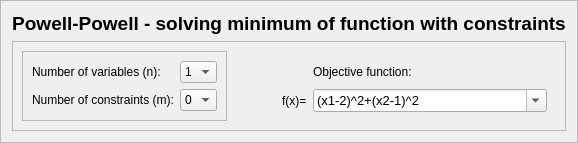
     <widget class="QFrame" name="frame">
      <property name="frameShape">
       <enum>QFrame::StyledPanel</enum>
      </property>
      <property name="frameShadow">
       <enum>QFrame::Raised</enum>
      </property>
      <layout class="QVBoxLayout" name="verticalLayout_2">
       <item>
        <widget class="QLabel" name="lblProgramTitle">
         <property name="text">
          <string>&lt;html&gt;&lt;head/&gt;&lt;body&gt;&lt;p align=&quot;center&quot;&gt;&lt;span style=&quot; font-size:14pt; font-weight:600;&quot;&gt;Powell-Powell - solving minimum of function with constraints&lt;/span&gt;&lt;/p&gt;&lt;/body&gt;&lt;/html&gt;</string>
         </property>
        </widget>
       </item>
       <item>
        <widget class="QFrame" name="frameFunctionDetails">
         <property name="frameShape">
          <enum>QFrame::StyledPanel</enum>
         </property>
         <property name="frameShadow">
          <enum>QFrame::Raised</enum>
         </property>
         <layout class="QGridLayout" name="gridLayout_2">
          <item row="0" column="2">
           <widget class="QFrame" name="verticalFrame">
            <property name="sizePolicy">
             <sizepolicy hsizetype="Expanding" vsizetype="Preferred">
              <horstretch>0</horstretch>
              <verstretch>0</verstretch>
             </sizepolicy>
            </property>
            <layout class="QGridLayout" name="gridLayout_3">
             <item row="0" column="1">
              <widget class="QLabel" name="lblObjFunc">
               <property name="sizePolicy">
                <sizepolicy hsizetype="Minimum" vsizetype="Minimum">
                 <horstretch>0</horstretch>
                 <verstretch>0</verstretch>
                </sizepolicy>
               </property>
               <property name="text">
                <string>Objective function:</string>
               </property>
              </widget>
             </item>
             <item row="1" column="1">
              <widget class="QComboBox" name="cmbObjFun">
               <property name="sizePolicy">
                <sizepolicy hsizetype="Preferred" vsizetype="Preferred">
                 <horstretch>0</horstretch>
                 <verstretch>0</verstretch>
                </sizepolicy>
               </property>
               <property name="font">
                <font>
                 <pointsize>10</pointsize>
                </font>
               </property>
               <property name="editable">
                <bool>true</bool>
               </property>
               <item>
                <property name="text">
                 <string>(x1-2)^2+(x2-1)^2</string>
                </property>
               </item>
               <item>
                <property name="text">
                 <string>100(x2-x1^2)^2+(1-x1)^2</string>
                </property>
               </item>
               <item>
                <property name="text">
                 <string>100(x2-x1^2)^2+(100-x1)^2</string>
                </property>
               </item>
              </widget>
             </item>
             <item row="1" column="0">
              <widget class="QLabel" name="lblfx">
               <property name="sizePolicy">
                <sizepolicy hsizetype="Fixed" vsizetype="Preferred">
                 <horstretch>0</horstretch>
                 <verstretch>0</verstretch>
                </sizepolicy>
               </property>
               <property name="text">
                <string>f(x)=</string>
               </property>
              </widget>
             </item>
            </layout>
           </widget>
          </item>
          <item row="0" column="0">
           <widget class="QFrame" name="frmFunDetails">
            <property name="sizePolicy">
             <sizepolicy hsizetype="Minimum" vsizetype="Preferred">
              <horstretch>0</horstretch>
              <verstretch>0</verstretch>
             </sizepolicy>
            </property>
            <property name="frameShape">
             <enum>QFrame::StyledPanel</enum>
            </property>
            <property name="frameShadow">
             <enum>QFrame::Raised</enum>
            </property>
            <layout class="QGridLayout" name="gridLayout">
             <item row="0" column="0">
              <widget class="QLabel" name="lblVariables">
               <property name="text">
                <string>Number of variables (n):</string>
               </property>
              </widget>
             </item>
             <item row="0" column="1">
              <widget class="QComboBox" name="cmbVariables">
               <property name="sizePolicy">
                <sizepolicy hsizetype="Fixed" vsizetype="Fixed">
                 <horstretch>0</horstretch>
                 <verstretch>0</verstretch>
                </sizepolicy>
               </property>
               <item>
                <property name="text">
                 <string>1</string>
                </property>
               </item>
               <item>
                <property name="text">
                 <string>2</string>
                </property>
               </item>
               <item>
                <property name="text">
                 <string>3</string>
                </property>
               </item>
               <item>
                <property name="text">
                 <string>4</string>
                </property>
               </item>
               <item>
                <property name="text">
                 <string>5</string>
                </property>
               </item>
              </widget>
             </item>
             <item row="1" column="0">
              <widget class="QLabel" name="lblConstraints">
               <property name="text">
                <string>Number of constraints (m):</string>
               </property>
              </widget>
             </item>
             <item row="1" column="1">
              <widget class="QComboBox" name="cmbConstraints">
               <property name="sizePolicy">
                <sizepolicy hsizetype="Fixed" vsizetype="Fixed">
                 <horstretch>0</horstretch>
                 <verstretch>0</verstretch>
                </sizepolicy>
               </property>
               <item>
                <property name="text">
                 <string>0</string>
                </property>
               </item>
               <item>
                <property name="text">
                 <string>1</string>
                </property>
               </item>
               <item>
                <property name="text">
                 <string>2</string>
                </property>
               </item>
               <item>
                <property name="text">
                 <string>3</string>
                </property>
               </item>
               <item>
                <property name="text">
                 <string>4</string>
                </property>
               </item>
               <item>
                <property name="text">
                 <string>5</string>
                </property>
               </item>
              </widget>
             </item>
            </layout>
           </widget>
          </item>
          <item row="0" column="1">
           <spacer name="horizontalSpacer">
            <property name="orientation">
             <enum>Qt::Horizontal</enum>
            </property>
            <property name="sizeType">
             <enum>QSizePolicy::Fixed</enum>
            </property>
            <property name="sizeHint" stdset="0">
             <size>
              <width>40</width>
              <height>20</height>
             </size>
            </property>
           </spacer>
          </item>
         </layout>
        </widget>
       </item>
      </layout>
     </widget>
